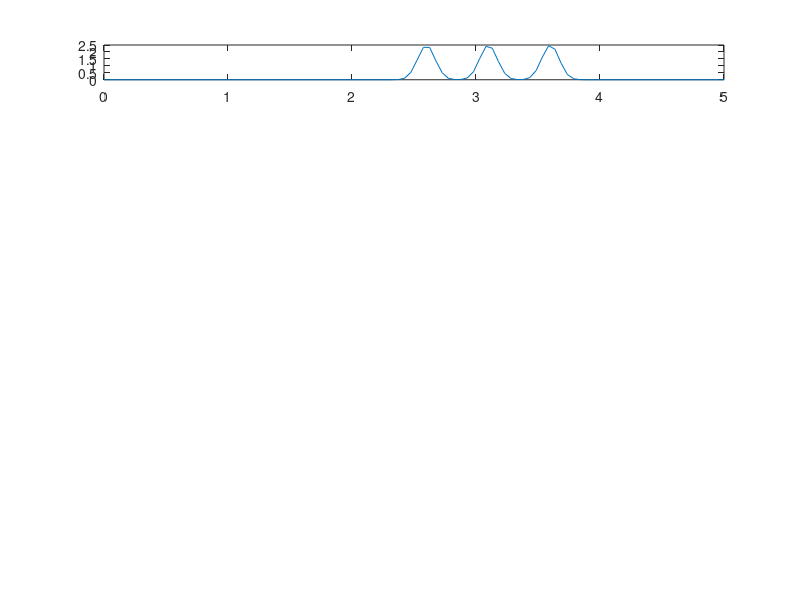

The MATLAB script that drew this image: (Note: this script raises an error after producing the figure.)
clc,clear,close all
load ./MatFiles3/Ex_3a_synthetic.mat
nt=length(t);
nr=length(xf);
f=zeros(nr,nt);

figure
for j=1:nr
    for i=1:nt
        f(j,i)=g(j,i);
    end
    subplot(length(xf),1,j)
    plot(t,f(j,:))
   ylabel("g(t,"+char(sym("x_"+j))+")")
    ylim([-5,5])
end
xlabel('t')